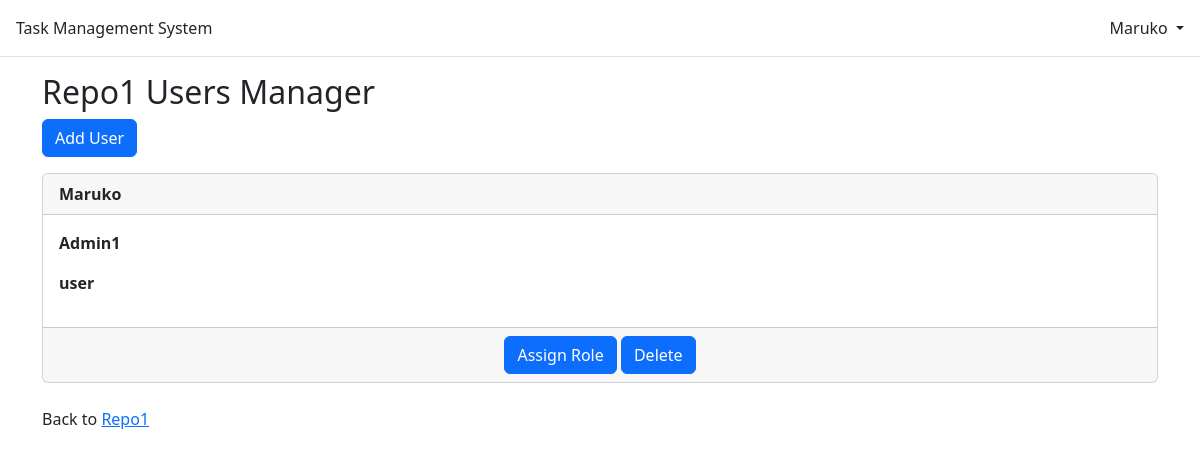
Page /repository/1_Maruko/users/ (signed in) on the committed database.
### repository/models.py (models this page shows)
class Repository(models.Model):
    repo_id = models.AutoField(primary_key=True)
    name = models.CharField(max_length=30)
    created = models.DateTimeField(auto_now_add=True)
    last_modified = models.DateTimeField(auto_now=True)
    created_by = models.ForeignKey(settings.AUTH_USER_MODEL,on_delete=models.CASCADE)
    class Meta:
        db_table = 'tms_repository'

class Repo_user(models.Model):
    username = models.ForeignKey(settings.AUTH_USER_MODEL,on_delete=models.CASCADE)
    role_id = models.ForeignKey(Repo_role,on_delete=models.CASCADE)
    class Meta:
        db_table = 'tms_repo_user'

class Repo_role(models.Model):
    role_id = models.AutoField(primary_key=True)
    role_name = models.CharField(max_length=30)
    can_change_status_if_task_assigned = models.BooleanField(default=True)
    can_manage_task = models.BooleanField(default=False)
    can_manage_users = models.BooleanField(default=False)
    can_manage_roles = models.BooleanField(default=False)
    can_cancel_repo = models.BooleanField(default=False)
    role_priority = models.IntegerField()
    repo_id = models.ForeignKey("Repository",on_delete=models.CASCADE)
    class Meta:
        db_table = 'tms_repo_role'

### repository/views.py (the view)
# urls.py: path("<int:pk>_<str:name>/users/",views.UsersListView.as_view(), name="repo_user_list"),
class UsersListView(ListView):
    model = Repo_user
    template_name = "repository/repo_user/repo_user_list.html"
    context_object_name = "repo_user_list"
    def get_queryset(self):
        return Repo_user.objects.all().filter(role_id__repo_id=self.kwargs["pk"]).values("username__username").distinct()
    def get_context_data(self, **kwargs):
        context = super().get_context_data(**kwargs)
        context["users_role_list"] = Repo_user.objects.all().filter(role_id__repo_id = self.kwargs["pk"])
        context["repo"] = Repository.objects.get(repo_id = self.kwargs["pk"])
        return context
    def get(self, request: HttpRequest, *args: any, **kwargs: any) -> HttpResponse:
        if not request.user.is_authenticated:
            return redirect("home")
        return super().get(request, *args, **kwargs)

### templates/repository/repo_user/repo_user_list.html (shortened to what this page needs)
{% extends "base.html" %}
{% block content %}
{% if user.is_authenticated %}
<div class="repository-entry">
    <h2>{{ repo.name }} Users Manager</h2>
</div>
<div>
    <p>
        <a class="btn btn-primary" href="{% url 'repo_user_add' repo.repo_id repo.name %}" role="button">Add User</a>
    </p>
    {% for repo_user in repo_user_list %}
    <div class="card">
        <div class="d-inline-flex card-header align-items-center justify-content-between">
            <div class="text-start">
                <span class="fw-bold"> {{ repo_user.username__username }} </span>
            </div>
        </div>
        <div class="card-body">
            <span class="fw-bold">
                {% if users_role_list %}
                {% for role_user in users_role_list %}
                {% if role_user.username.username == repo_user.username__username %}
                <p>{{ role_user.role_id.role_name }}</p>
                {% endif %}
                {% endfor %}
                {% endif %}
            </span>
        </div>
        <div class="card-footer text-center text-muted">
            <a class="btn btn-primary" href="" role="button">Assign Role</a>
            <a class="btn btn-primary" href="{% url 'repo_user_remove' repo.repo_id repo.name repo_user.username__username%}" role="button">Delete</a>
        </div>
    </div>
    <br />
    {% endfor %}
    <p>Back to <a href="{% url 'repository_detail' repo.repo_id repo.name%}">{{ repo.name }}</a></p>
</div>
{% endif %}
{% endblock content %}

### templates/base.html (shortened to what this page needs)
<!DOCTYPE html>
<html>
<head>
  <link href="https://cdn.jsdelivr.net/npm/bootstrap@5.2.3/dist/css/bootstrap.min.css" rel="stylesheet"
>
</head>
<body>
  <header class="p-3 mb-3 border-bottom">
    <div class="d-flex flex-wrap align-items-center justify-content-between">
      <a class="navbar-brand" href="{% url 'home' %}">Task Management System</a>
      {% if user.is_authenticated %}
      <div class="dropdown justify-content-end">
        <a href="#" class="d-block link-dark text-decoration-none dropdown-toggle" id="dropdownUser1"
          data-bs-toggle="dropdown" aria-expanded="false">
          {{ user.username }}
        </a>
      </div>
      {% else %}
      <div class="justify-content-end">
        <a href="{% url 'login' %}" class="btn btn-outline-primary me-2">
          Log In</a>
        <a href="{% url 'signup' %}" class="btn btn-primary">Sign Up</a>
      </div>
      {% endif %}
    </div>
  </header>
  <main>
    <div class="container">
      {% block content %}
      {% endblock content %}
    </div>
  </main>
</body>
</html>

### rows in the picture
Repository: name "Repo1"
Repo_user: role_id.role_name "Admin1"
Repo_user: role_id.role_name "user"

### other values in the picture
{{ user.username }} "Maruko"
{{ repo_user.username__username }} "Maruko"
